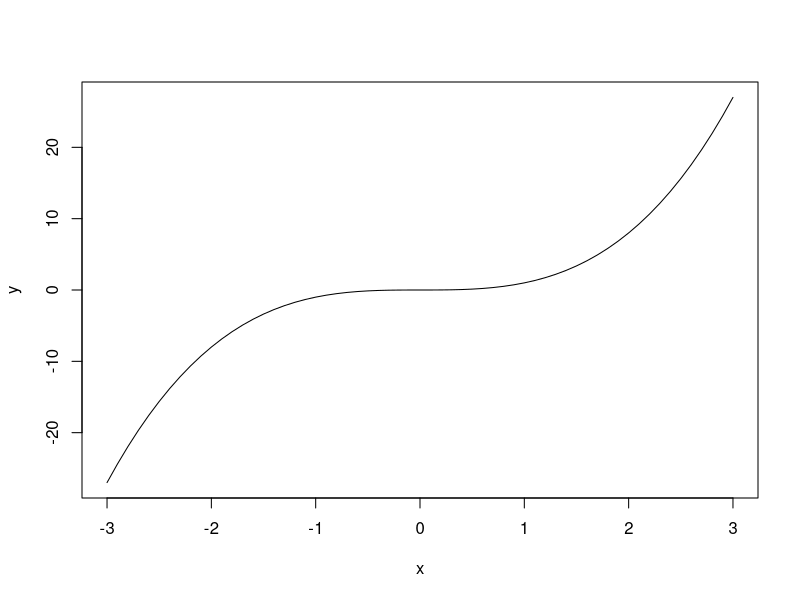

Recreate this plot in R.
x=seq(from=-3,to=3,by=0.1)
y=x^3
# save the plot of y = x^3 as graph.png in png format
png(filename="graph.png", width=600, height=600)
plot(x,y,type="l")
dev.off()
